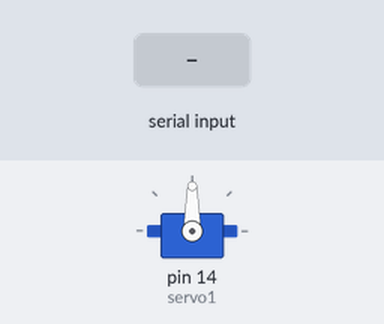
The sketch below on a simulated Arduino Uno, built with avr-gcc and run on an emulated ATmega328P. Parts: servo. Inputs (shaded band) come from the test bench. What the sketch prints to the serial monitor is not drawn.

Above: at 1.2 s.
1.3 s: "0" received over Serial
At 2.5 s:
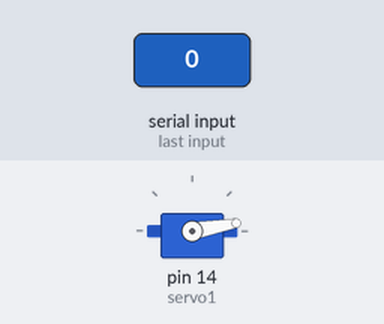
2.8 s: byte 1 (1) received over Serial
At 3.7 s:
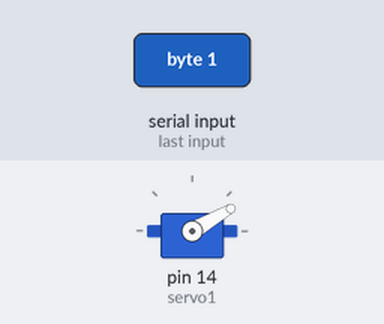
4.3 s: byte 0 (0) received over Serial
At 4.9 s:
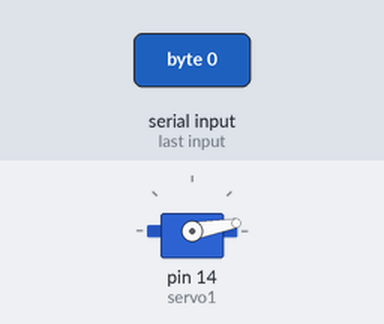
5.8 s: "1" received over Serial
At 7.2 s:
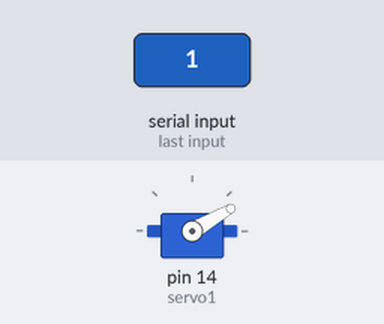
Timing chart, 0 to 8.3 s (numbered marks = the images above; inputs shaded):
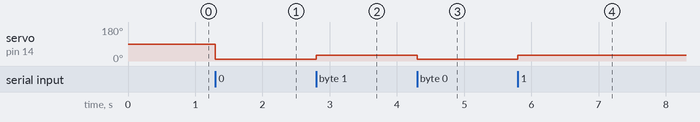

The sketch:

duino_based_03.ino
```cpp
#include <Servo.h>

Servo servo1;

void setup() {
//    pinMode(1,OUTPUT);
//    pinMode(0,OUTPUT);
    servo1.attach(14); //analog pin 0
//    servo1.writeMicroseconds(1500000000);
    Serial.begin(115200);
}

void loop() {
    if(Serial.available() > 0 && servo1.attached()) {
      char x = Serial.read();
      Serial.println(x);
      switch(x) {
        case 0:    setToZero();              break;
        case 1:    setTo180();               break;
        case '0':  setToZero();              break;
        case '1':  setTo180();               break;
        default:                             break;
      }
    }
}

void setToZero() {
 Serial.println(8);
  servo1.write(10);
  delay(15);
}

void setTo180() {
  Serial.println(9);
  servo1.write(30);
  delay(15);
}
```

Measured:
- after the input at 1.3 s, servo on pin 14 (servo1): 90° → 10° at once
- after the input at 2.8 s, servo on pin 14 (servo1): 10° → 30° at once
- after the input at 4.3 s, servo on pin 14 (servo1): 30° → 10° at once
- after the input at 5.8 s, servo on pin 14 (servo1): 10° → 30° at once
